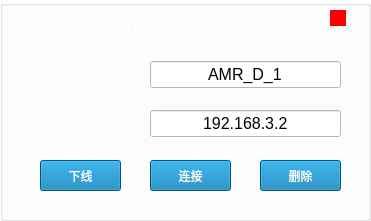
     <widget class="QGroupBox" name="netCar_1">
      <property name="geometry">
       <rect>
        <x>0</x>
        <y>190</y>
        <width>371</width>
        <height>221</height>
       </rect>
      </property>
      <property name="styleSheet">
       <string notr="true">background-color: transparent;</string>
      </property>
      <property name="title">
       <string/>
      </property>
      <widget class="QLabel" name="status_1">
       <property name="geometry">
        <rect>
         <x>330</x>
         <y>10</y>
         <width>16</width>
         <height>16</height>
        </rect>
       </property>
       <property name="styleSheet">
        <string notr="true">background-color: rgb(255, 0, 0);</string>
       </property>
       <property name="text">
        <string/>
       </property>
      </widget>
      <widget class="QPushButton" name="delete_1">
       <property name="geometry">
        <rect>
         <x>260</x>
         <y>160</y>
         <width>81</width>
         <height>31</height>
        </rect>
       </property>
       <property name="styleSheet">
        <string notr="true">background-color: rgb(0, 120, 176);
color: rgb(255, 255, 255);</string>
       </property>
       <property name="text">
        <string>删除</string>
       </property>
      </widget>
      <widget class="QPushButton" name="startButton">
       <property name="geometry">
        <rect>
         <x>150</x>
         <y>160</y>
         <width>81</width>
         <height>31</height>
        </rect>
       </property>
       <property name="styleSheet">
        <string notr="true">background-color: rgb(0, 120, 176);
color: rgb(255, 255, 255);</string>
       </property>
       <property name="text">
        <string>连接</string>
       </property>
      </widget>
      <widget class="QPushButton" name="stopButton">
       <property name="geometry">
        <rect>
         <x>40</x>
         <y>160</y>
         <width>81</width>
         <height>31</height>
        </rect>
       </property>
       <property name="styleSheet">
        <string notr="true">background-color: rgb(0, 120, 176);
color: rgb(255, 255, 255);</string>
       </property>
       <property name="text">
        <string>下线</string>
       </property>
      </widget>
      <widget class="QLabel" name="label_15">
       <property name="geometry">
        <rect>
         <x>120</x>
         <y>10</y>
         <width>131</width>
         <height>41</height>
        </rect>
       </property>
       <property name="text">
        <string>&lt;html&gt;&lt;head/&gt;&lt;body&gt;&lt;p&gt;&lt;span style=&quot; font-size:18pt; color:#ffffff;&quot;&gt;网络设备&lt;/span&gt;&lt;/p&gt;&lt;/body&gt;&lt;/html&gt;</string>
       </property>
      </widget>
      <widget class="QWidget" name="layoutWidget">
       <property name="geometry">
        <rect>
         <x>40</x>
         <y>60</y>
         <width>301</width>
         <height>78</height>
        </rect>
       </property>
       <layout class="QGridLayout" name="gridLayout">
        <property name="horizontalSpacing">
         <number>15</number>
        </property>
        <property name="verticalSpacing">
         <number>20</number>
        </property>
        <item row="0" column="0">
         <widget class="QLabel" name="label_13">
          <property name="text">
           <string>&lt;html&gt;&lt;head/&gt;&lt;body&gt;&lt;p&gt;&lt;span style=&quot; font-size:14pt; color:#ffffff;&quot;&gt;设备名称：&lt;/span&gt;&lt;/p&gt;&lt;/body&gt;&lt;/html&gt;</string>
          </property>
         </widget>
        </item>
        <item row="0" column="1">
         <widget class="QLineEdit" name="netDevice_1">
          <property name="sizePolicy">
           <sizepolicy hsizetype="Expanding" vsizetype="Fixed">
            <horstretch>0</horstretch>
            <verstretch>0</verstretch>
           </sizepolicy>
          </property>
          <property name="font">
           <font>
            <pointsize>12</pointsize>
           </font>
          </property>
          <property name="styleSheet">
           <string notr="true">color: rgb(0, 0, 0);
background-color: rgb(255, 255, 255);</string>
          </property>
          <property name="text">
           <string>AMR_D_1</string>
          </property>
          <property name="alignment">
           <set>Qt::AlignCenter</set>
          </property>
         </widget>
        </item>
        <item row="1" column="0">
         <widget class="QLabel" name="label_14">
          <property name="text">
           <string>&lt;html&gt;&lt;head/&gt;&lt;body&gt;&lt;p&gt;&lt;span style=&quot; font-size:14pt; color:#ffffff;&quot;&gt;设备   IP:&lt;/span&gt;&lt;/p&gt;&lt;/body&gt;&lt;/html&gt;</string>
          </property>
         </widget>
        </item>
        <item row="1" column="1">
         <widget class="QLineEdit" name="netIP_1">
          <property name="sizePolicy">
           <sizepolicy hsizetype="Expanding" vsizetype="Fixed">
            <horstretch>0</horstretch>
            <verstretch>0</verstretch>
           </sizepolicy>
          </property>
          <property name="font">
           <font>
            <pointsize>12</pointsize>
           </font>
          </property>
          <property name="styleSheet">
           <string notr="true">background-color: rgb(255, 255, 255);
color: rgb(0, 0, 0);</string>
          </property>
          <property name="text">
           <string>192.168.3.2</string>
          </property>
          <property name="alignment">
           <set>Qt::AlignCenter</set>
          </property>
         </widget>
        </item>
       </layout>
      </widget>
     </widget>
